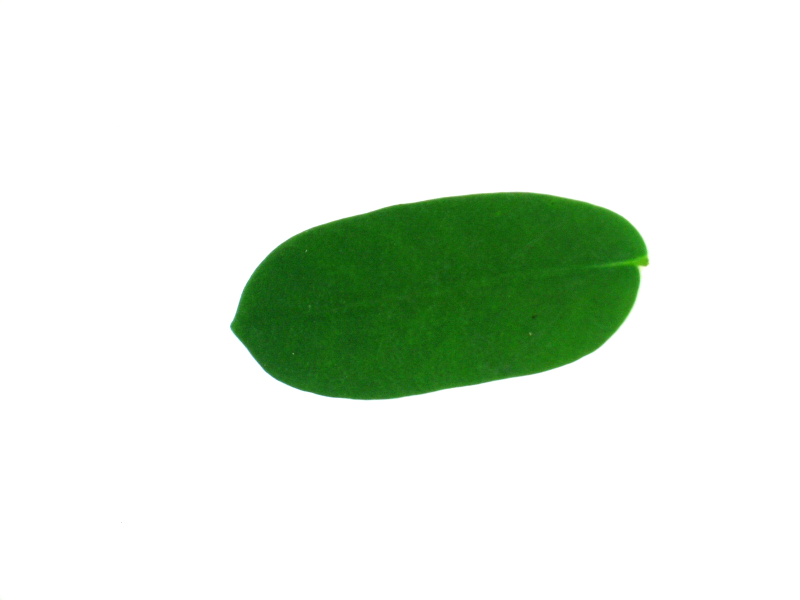
#> input picture fast_seg-master/Image/4.jpg, 1600 x 1200 px, found by its file name (shown at 1/2 size)
$ python detect_symmetry.py   (older library calls are emulated)
#> lines starting #> are read from the running program, lines starting #| are printed output that depends on the picture; after the words box and inside, x2 and y2 are one past the last pixel; in counts of white or black regions, pixels touching at a corner belong together
#> further down, img is the input picture: shape (1200, 1600, 3); mean B, G, R 222.7, 234.2, 224
import cv2
import numpy as np
import random
import math
import os
from matplotlib import pyplot as plt


def rotate_image(mat, angle):
    """
    Rotates an image (angle in degrees) and expands image to avoid cropping
    """
    height, width = mat.shape[:2] # image shape has 3 dimensions
    image_center = (width/2, height/2) # getRotationMatrix2D needs coordinates in reverse order (width, height) compared to shape
    rotation_mat = cv2.getRotationMatrix2D(image_center, angle, 1.)
    # rotation calculates the cos and sin, taking absolutes of those.
    abs_cos = abs(rotation_mat[0,0])
    abs_sin = abs(rotation_mat[0,1])

    # find the new width and height bounds
    bound_w = int(height * abs_sin + width * abs_cos)
    bound_h = int(height * abs_cos + width * abs_sin)

    # subtract old image center (bringing image back to origo) and adding the new image center coordinates
    rotation_mat[0, 2] += bound_w/2 - image_center[0]
    rotation_mat[1, 2] += bound_h/2 - image_center[1]

    # rotate image with the new bounds and translated rotation matrix
    rotated_mat = cv2.warpAffine(mat, rotation_mat, (bound_w, bound_h))
    rotated_mat[np.where((rotated_mat<=[50,50,50]).all(axis=2))] = [255,255,255]
    return rotated_mat


def auto_rotate(img_rgb):
    # read
    img_rgb = cv2.resize(img_rgb, (200, 200))
    img = cv2.cvtColor(img_rgb, cv2.COLOR_BGR2GRAY)
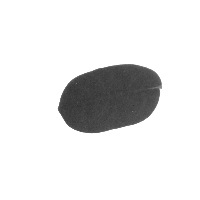
#> img: shape (200, 200); min 50, max 255, mean 229.8
    # filter
    mask = cv2.inRange(img, 0, 220)
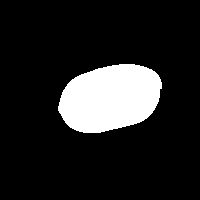
#> mask: shape (200, 200); 13.8% white; 1 white region

    # find contours
    _, contours, hierarchy = cv2.findContours(mask, cv2.RETR_TREE, cv2.CHAIN_APPROX_NONE)
#> contours = 1 contour; box (x1, y1, x2, y2) and area: (58, 64, 162, 133) 5377
    contour = max(contours, key = cv2.contourArea)
#> contour = contour of 254 points, box (x1, y1, x2, y2) (58, 64, 162, 133), area 5377
    hull = cv2.convexHull(contour, False)
#> hull = contour of 41 points, box (x1, y1, x2, y2) (58, 64, 162, 133), area 5452
    # create an empty black image
    drawing = np.zeros((mask.shape[0], mask.shape[1], 3), np.uint8)
    # draw contours and hull points
    color_contours = (0, 255, 0) # green - color for contours
    color = (255, 0, 0) # blue - color for convex hull
    cv2.drawContours(drawing, contours, 0, color_contours, 1, 8, hierarchy)
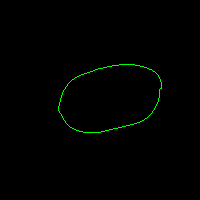
#> drawing: shape (200, 200, 3); mean of channels 0, 1, 2 0, 1.6, 0; drawn as B, G, R

    cv2.drawContours(img_rgb, hull, 0, color, 1, 8)
#> img_rgb: shape (200, 200, 3); mean of channels 0, 1, 2 222.7, 234.2, 224.1
    ellipse = cv2.fitEllipse(hull)
#> ellipse = ((109.9, 97.93), (65.82, 107.6), 75.07)

    cv2.ellipse(img_rgb, ellipse, (0, 255, 0), 1)
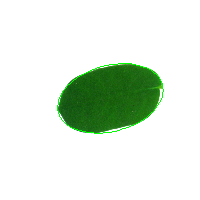
#> img_rgb: shape (200, 200, 3); mean of channels 0, 1, 2 221.6, 234.5, 222.9; drawn as B, G, R
    # find rectangle

    img_rgb = rotate_image(img_rgb, ellipse[2])
#> in rotate_image, `rotated_mat = cv2.warpAffine(mat, rotation_mat, (bound_w, bound_h))`:
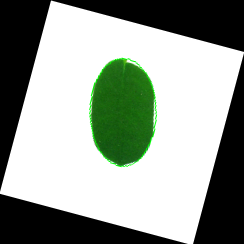
#> rotated_mat: shape (244, 244, 3); mean of channels 0, 1, 2 148.9, 157.5, 149.8; drawn as B, G, R
#> in rotate_image, `rotated_mat[np.where((rotated_mat<=[50,50,50]).all(axis=2))] = [255,25..`:
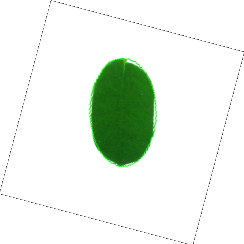
#> rotated_mat: shape (244, 244, 3); mean of channels 0, 1, 2 231.5, 240.1, 232.4; drawn as B, G, R
    (x,y,w,h) = cv2.boundingRect(contour)
#> x = 58; y = 64; w = 104; h = 69
    #cv2.rectangle(drawing, (x,y), (x+w,y+h), (0,255,0), 2)
    drawing = drawing[y:y+h, x:x+w]
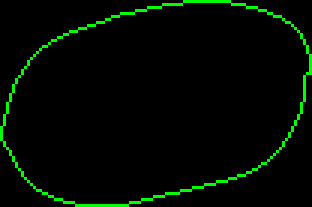
#> drawing: shape (69, 104, 3) (shown 3 times larger); mean of channels 0, 1, 2 0, 9, 0; drawn as B, G, R
    return img_rgb, drawing, ellipse[2]

# [13 lines of commented-out code are left out]


img = cv2.imread('Image/4.jpg')
img_rgb, drawing, _ = auto_rotate(img)

cv2.imshow("test", img_rgb)
cv2.imshow('convex', drawing)
cv2.imwrite('contour.jpg', drawing)
cv2.waitKey(0)

$ run again, with fast_seg-master/Image/1.jpg copied over fast_seg-master/Image/4.jpg
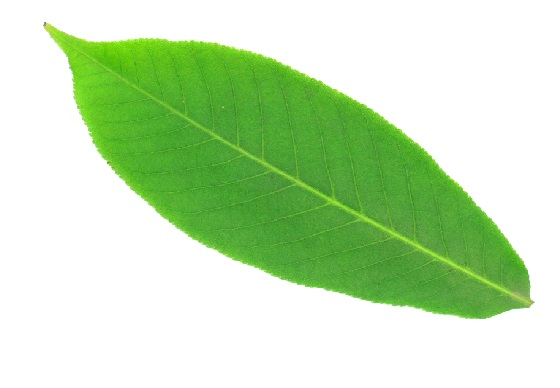
#> input picture fast_seg-master/Image/1.jpg, 560 x 388 px, found by its file name
#> img is the input picture: shape (388, 560, 3); mean B, G, R 183.3, 226, 196.4
#> img: shape (200, 200)
#> in auto_rotate, `mask = cv2.inRange(img, 0, 220)`:
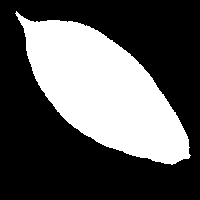
#> mask: shape (200, 200); 34.9% white; 1 white region
#> contours = 1 contour; box (x1, y1, x2, y2) and area: (15, 11, 191, 165) 13731
#> contour = contour of 456 points, box (x1, y1, x2, y2) (15, 11, 191, 165), area 13731
#> hull = contour of 38 points, box (x1, y1, x2, y2) (15, 11, 191, 165), area 14238
#> ellipse = ((100.6, 88.22), (88.54, 215.6), 130.9)
#> x = 15; y = 11; w = 176; h = 154
#> in auto_rotate, `drawing = drawing[y:y+h, x:x+w]`:
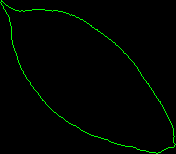
#> drawing: shape (154, 176, 3); mean of channels 0, 1, 2 0, 4.3, 0; drawn as B, G, R

$ run again, with fast_seg-master/Image/10.jpg copied over fast_seg-master/Image/4.jpg
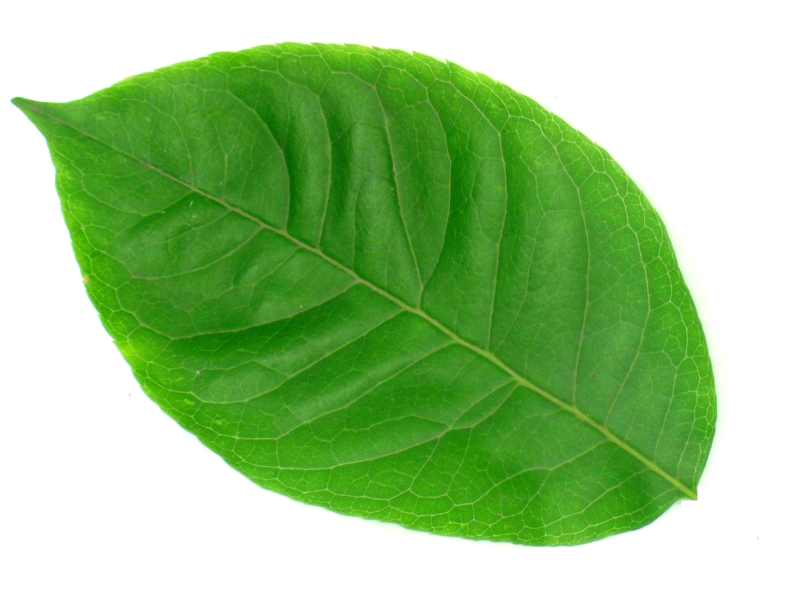
#> input picture fast_seg-master/Image/10.jpg, 1600 x 1200 px, found by its file name (shown at 1/2 size)
#> img is the input picture: shape (1200, 1600, 3); mean B, G, R 137.4, 199.3, 155.8
#> img: shape (200, 200)
#> in auto_rotate, `mask = cv2.inRange(img, 0, 220)`:
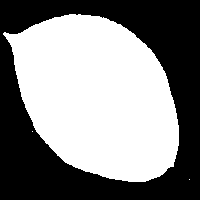
#> mask: shape (200, 200); 52.7% white; 1 black region
#> contours = 3 contours, 2 with area under 20; largest, box (x1, y1, x2, y2) and area: (3, 14, 179, 182) 20836
#> contour = contour of 506 points, box (x1, y1, x2, y2) (3, 14, 179, 182), area 20836
#> hull = contour of 46 points, box (x1, y1, x2, y2) (3, 14, 179, 182), area 21304
#> ellipse = ((94.15, 93.71), (136.9, 207.9), 135)
#> in rotate_image, `rotated_mat[np.where((rotated_mat<=[50,50,50]).all(axis=2))] = [255,25..`:
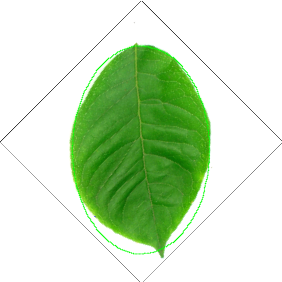
#> rotated_mat: shape (282, 282, 3); mean of channels 0, 1, 2 193.8, 226.2, 202.9; drawn as B, G, R
#> x = 3; y = 14; w = 176; h = 168
